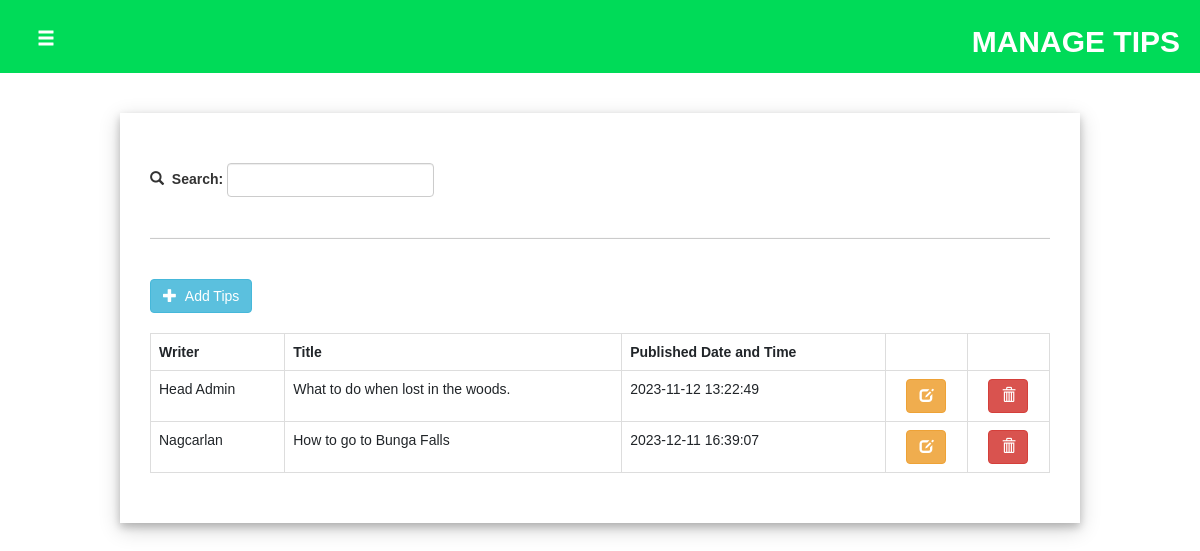
/adminside/tips/tips.php (signed in), run on the app's committed database.
### tables this page shows
CREATE TABLE `tbl_tips` (
  `id` int(11) NOT NULL,
  `admin_id` int(11) NOT NULL,
  `fld_title` varchar(255) DEFAULT NULL,
  `fld_content` mediumtext DEFAULT NULL,
  `fld_mainimage` varchar(500) DEFAULT NULL,
  `fld_images` mediumtext DEFAULT NULL,
  `fld_datetime` datetime DEFAULT NULL
);

### adminside/tips/tips.php (the view, shortened to what this page needs)
<?php
    include("../navbar.php");
    include("../connect.php");
    $result = $conn -> query("select * from tbl_admin where fld_username like '$username'");
        while($row = $result->fetch_assoc()){
            $admintype = $row["fld_type"];
        }
?>
<!DOCTYPE html>
<html lang="en">
<head>
    <link rel="stylesheet" href="tipstyle.css">
</head>
<body>
<div class="header" id="headercontainer">
            <button type="button" class="btn btn-dark btn-lg" id="btn_menu"><span class="glyphicon glyphicon-menu-hamburger"></span></button>
            <h2 id="headertitle">MANAGE TIPS</h2>
        </div>
    <div id="container">
        <br><br>
        <div class='tipsdiv'>
            <br>
            <div class="searchdiv">
                <form action="tips.php" method="get">
                    <table>
                        <tr>
                            <td style="padding-top: 3px;"><span class="glyphicon glyphicon-search"></span>&nbsp;&nbsp;<label> Search: </label>&nbsp;</td>
                            <td><input type="text" class="form-control" name="search_name" onchange="this.form.submit()"> </td>
                        </tr>
                    </table>
                </form>
            </div>
            <br><hr><br>
            <div id="addbtndiv">
                <button type="button" class="btn btn-info" id="btn_add_tips"><span class="glyphicon glyphicon-plus"></span> &nbsp;Add Tips</button>&nbsp;
            </div>
            <table class='table table-bordered'>
                <?php
                if($admintype != "Head Admin"){
                    if(isset($_GET["search_name"])){
                        $result =  $conn->query("select * from tbl_tips where admin_id like '$admin_id' and fld_title like '$_GET[search_name]%'");
                    }else{
                        $result = $conn->query("select * from tbl_tips where admin_id like '$admin_id'");;
                    }
                    echo "<tr>
                    <th>Title</th><th>Published Date and Time</th><th></th><th></th>
                    </tr>";
                    while($row = $result->fetch_assoc()){
                        echo "<tr>
                        <td>$row[fld_title]</td>
                        <td>$row[fld_datetime]</td>
                        <td style='text-align:center;'><button type='button' class='btn btn-warning' onclick=edit('$row[id]')><span class='glyphicon glyphicon-edit'></span></button></td>
                        <td style='text-align:center;'><button type='button' class='btn btn-danger' onclick=del('$row[id]')><span class='glyphicon glyphicon-trash'></span></button></td>
                        </tr>";
                    }
                }else{
                    if(isset($_GET["search_name"])){
                        $result =  $conn->query("select tbl_admin.fld_name, tbl_tips.id, tbl_tips.fld_title, tbl_tips.fld_datetime from tbl_tips, tbl_admin where tbl_tips.admin_id = tbl_admin.id and (tbl_tips.fld_title like '$_GET[search_name]%' or tbl_admin.fld_name like '$_GET[search_name]%') ");
                    }else{
                        $result = $conn->query("select tbl_admin.fld_name, tbl_tips.id, tbl_tips.fld_title, tbl_tips.fld_datetime from tbl_tips, tbl_admin where tbl_tips.admin_id = tbl_admin.id");;
                    }
                    echo "<tr>
                    <th>Writer</th><th>Title</th><th>Published Date and Time</th><th></th><th></th>
                    </tr>";
                    while($row = $result->fetch_assoc()){
                        echo "<tr>
                        <td>$row[fld_name]</td>
                        <td>$row[fld_title]</td>
                        <td>$row[fld_datetime]</td>
                        <td style='text-align:center;'><button type='button' class='btn btn-warning' onclick=edit('$row[id]')><span class='glyphicon glyphicon-edit'></span></button></td>
                        <td style='text-align:center;'><button type='button' class='btn btn-danger' onclick=del('$row[id]')><span class='glyphicon glyphicon-trash'></span></button></td>
                        </tr>";
                    }
                }
                ?>
            </table>
        </div>
    </div>
</body>
</html>

### adminside/tips/tipstyle.css (style rules this page uses)
body { background-color: white; }
#container { height:auto; }
#headercontainer { width: 100%; background-color: #00DB58; color: white; padding: 5px; padding-left: 20px; padding-right: 20px; overflow: hidden; }
#btn_menu { float: left; background-color: transparent; transform: translateY(25%); }
#headertitle { float: right; font-weight: bold; }
#addbtndiv { padding-bottom: 20px; }
.tipsdiv { background-color: white; padding: 30px; margin-top: 20px; margin-bottom: 20px; margin: 0 auto; width: 80%; box-shadow: 0 4px 8px 0 rgba(0, 0, 0, 0.2), 0 6px 20px 0 rgba(0, 0, 0, 0.19); overflow: auto; }

### adminside/navbar.php (style rules this page uses)
body { margin: 0; font-family: Arial, Helvetica, sans-serif; }

### data on the page
tbl_tips: admin.fld_name "Head Admin", fld_title "What to do when lost in the woods.", fld_datetime "2023-11-12 13:22:49"
tbl_tips: admin.fld_name "Nagcarlan", fld_title "How to go to Bunga Falls", fld_datetime "2023-12-11 16:39:07"
